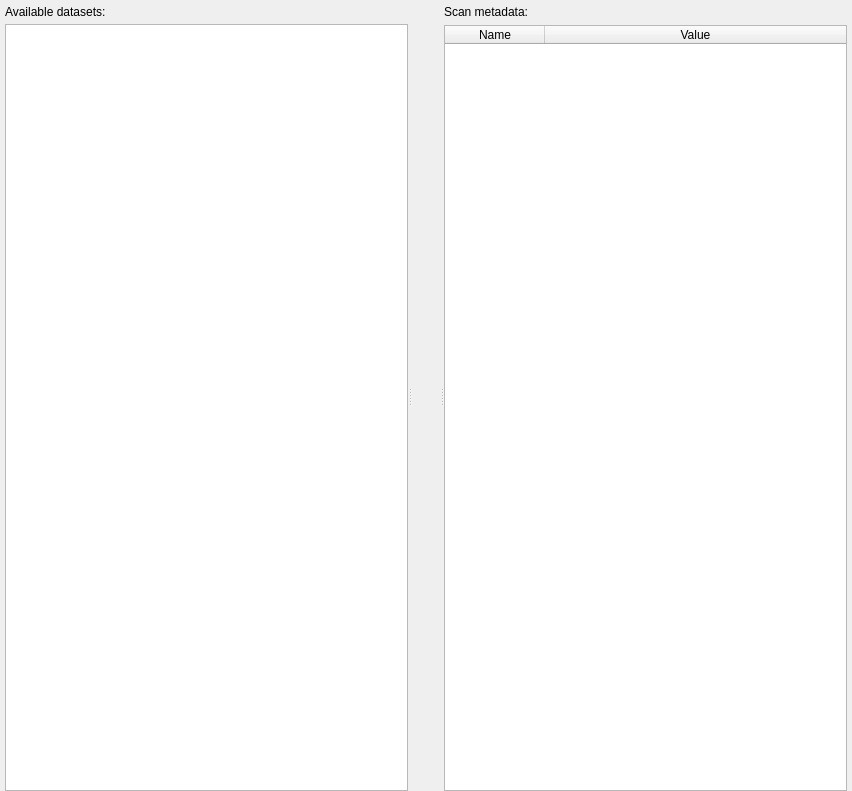
<?xml version="1.0" encoding="UTF-8"?>
<ui version="4.0">
 <class>TableWindow</class>
 <widget class="QWidget" name="TableWindow">
  <property name="geometry">
   <rect>
    <x>0</x>
    <y>0</y>
    <width>852</width>
    <height>791</height>
   </rect>
  </property>
  <property name="windowTitle">
   <string>Scans</string>
  </property>
  <property name="windowIcon">
   <iconset resource="../../../../resources/nicos-gui.qrc">
    <normaloff>:/plotter</normaloff>:/plotter</iconset>
  </property>
  <layout class="QVBoxLayout" name="verticalLayout_3">
   <property name="margin">
    <number>0</number>
   </property>
   <item>
    <widget class="QSplitter" name="splitter">
     <property name="orientation">
      <enum>Qt::Horizontal</enum>
     </property>
     <widget class="QWidget" name="verticalLayoutWidget">
      <layout class="QVBoxLayout" name="verticalLayout">
       <property name="spacing">
        <number>5</number>
       </property>
       <property name="leftMargin">
        <number>5</number>
       </property>
       <property name="topMargin">
        <number>5</number>
       </property>
       <property name="rightMargin">
        <number>0</number>
       </property>
       <property name="bottomMargin">
        <number>0</number>
       </property>
       <item>
        <widget class="QLabel" name="label">
         <property name="sizePolicy">
          <sizepolicy hsizetype="Preferred" vsizetype="Preferred">
           <horstretch>0</horstretch>
           <verstretch>0</verstretch>
          </sizepolicy>
         </property>
         <property name="text">
          <string>Available datasets:</string>
         </property>
        </widget>
       </item>
       <item>
        <widget class="QListWidget" name="datasetList">
         <property name="enabled">
          <bool>true</bool>
         </property>
         <property name="sizePolicy">
          <sizepolicy hsizetype="Expanding" vsizetype="Expanding">
           <horstretch>0</horstretch>
           <verstretch>0</verstretch>
          </sizepolicy>
         </property>
        </widget>
       </item>
      </layout>
     </widget>
     <widget class="QFrame" name="plotFrame">
      <property name="sizePolicy">
       <sizepolicy hsizetype="Maximum" vsizetype="Expanding">
        <horstretch>0</horstretch>
        <verstretch>0</verstretch>
       </sizepolicy>
      </property>
      <layout class="QVBoxLayout" name="verticalLayout_4">
       <item>
        <layout class="QVBoxLayout" name="plotLayout"/>
       </item>
      </layout>
     </widget>
     <widget class="QWidget" name="layoutWidget">
      <layout class="QVBoxLayout" name="verticalLayout_2">
       <property name="topMargin">
        <number>5</number>
       </property>
       <property name="rightMargin">
        <number>5</number>
       </property>
       <item>
        <widget class="QLabel" name="label_2">
         <property name="text">
          <string>Scan metadata:</string>
         </property>
        </widget>
       </item>
       <item>
        <widget class="QTableWidget" name="metaTable">
         <property name="editTriggers">
          <set>QAbstractItemView::NoEditTriggers</set>
         </property>
         <property name="showDropIndicator" stdset="0">
          <bool>false</bool>
         </property>
         <property name="alternatingRowColors">
          <bool>true</bool>
         </property>
         <property name="wordWrap">
          <bool>false</bool>
         </property>
         <attribute name="horizontalHeaderStretchLastSection">
          <bool>true</bool>
         </attribute>
         <attribute name="verticalHeaderVisible">
          <bool>false</bool>
         </attribute>
         <column>
          <property name="text">
           <string>Name</string>
          </property>
         </column>
         <column>
          <property name="text">
           <string>Value</string>
          </property>
         </column>
        </widget>
       </item>
      </layout>
     </widget>
    </widget>
   </item>
  </layout>
  <action name="actionPrint">
   <property name="icon">
    <iconset resource="../../../../resources/nicos-gui.qrc">
     <normaloff>:/print</normaloff>:/print</iconset>
   </property>
   <property name="text">
    <string>&amp;Print...</string>
   </property>
   <property name="shortcut">
    <string>Ctrl+P</string>
   </property>
  </action>
  <action name="actionClose">
   <property name="icon">
    <iconset resource="../../../../resources/nicos-gui.qrc">
     <normaloff>:/quit</normaloff>:/quit</iconset>
   </property>
   <property name="text">
    <string>&amp;Close window</string>
   </property>
   <property name="shortcut">
    <string>Ctrl+Q</string>
   </property>
  </action>
  <action name="actionUnzoom">
   <property name="icon">
    <iconset resource="../../../../resources/nicos-gui.qrc">
     <normaloff>:/viewfull</normaloff>:/viewfull</iconset>
   </property>
   <property name="text">
    <string>&amp;Unzoom</string>
   </property>
  </action>
  <action name="actionSavePlot">
   <property name="icon">
    <iconset resource="../../../../resources/nicos-gui.qrc">
     <normaloff>:/save</normaloff>:/save</iconset>
   </property>
   <property name="text">
    <string>&amp;Save plot</string>
   </property>
   <property name="toolTip">
    <string>Save plot in portable format</string>
   </property>
  </action>
  <action name="actionLogScale">
   <property name="checkable">
    <bool>true</bool>
   </property>
   <property name="text">
    <string>&amp;Logarithmic Y scale</string>
   </property>
   <property name="iconText">
    <string>Log Scale</string>
   </property>
   <property name="shortcut">
    <string>Ctrl+L</string>
   </property>
  </action>
  <action name="actionClosePlot">
   <property name="text">
    <string>Close plot</string>
   </property>
   <property name="iconText">
    <string>Close</string>
   </property>
  </action>
  <action name="actionNormalized">
   <property name="checkable">
    <bool>true</bool>
   </property>
   <property name="text">
    <string>&amp;Normalized</string>
   </property>
   <property name="iconText">
    <string>Normalized</string>
   </property>
  </action>
  <action name="actionFitPeak">
   <property name="checkable">
    <bool>true</bool>
   </property>
   <property name="text">
    <string>Fit &amp;Gaussian peak</string>
   </property>
   <property name="iconText">
    <string>Peak fit</string>
   </property>
  </action>
  <action name="actionLegend">
   <property name="checkable">
    <bool>true</bool>
   </property>
   <property name="text">
    <string>L&amp;egend</string>
   </property>
  </action>
  <action name="actionCombine">
   <property name="text">
    <string>&amp;Combine</string>
   </property>
  </action>
  <action name="actionDeletePlot">
   <property name="text">
    <string>Delete plot</string>
   </property>
   <property name="iconText">
    <string>Delete</string>
   </property>
  </action>
  <action name="actionFitTc">
   <property name="checkable">
    <bool>true</bool>
   </property>
   <property name="text">
    <string>Fit &amp;Tc</string>
   </property>
   <property name="iconText">
    <string>Fit Tc</string>
   </property>
  </action>
  <action name="actionFitPeakPV">
   <property name="checkable">
    <bool>true</bool>
   </property>
   <property name="text">
    <string>Fit Pseudo-Voigt Peak</string>
   </property>
   <property name="iconText">
    <string>Peak fit (PV)</string>
   </property>
   <property name="toolTip">
    <string>Fit Pseudo-Voigt Peak</string>
   </property>
  </action>
  <action name="actionResetPlot">
   <property name="text">
    <string>Reset</string>
   </property>
  </action>
  <action name="actionFitPeakPVII">
   <property name="checkable">
    <bool>true</bool>
   </property>
   <property name="text">
    <string>Fit Pearson VII Peak</string>
   </property>
   <property name="iconText">
    <string>Peak fit (PVII)</string>
   </property>
   <property name="toolTip">
    <string>Fit Pearson VII Peak</string>
   </property>
  </action>
  <action name="actionAttachElog">
   <property name="text">
    <string>Attach to electronic log</string>
   </property>
  </action>
  <action name="actionFitArby">
   <property name="text">
    <string>Fit arbitrary function...</string>
   </property>
  </action>
  <action name="actionShowAllCurves">
   <property name="checkable">
    <bool>true</bool>
   </property>
   <property name="text">
    <string>Show time/monitor</string>
   </property>
  </action>
  <action name="actionModifyData">
   <property name="text">
    <string>Modify data</string>
   </property>
  </action>
  <action name="actionAutoScale">
   <property name="checkable">
    <bool>true</bool>
   </property>
   <property name="text">
    <string>Auto scale</string>
   </property>
   <property name="toolTip">
    <string>autoscale: growing window</string>
   </property>
  </action>
  <action name="actionXAxis">
   <property name="text">
    <string>&amp;X axis</string>
   </property>
  </action>
  <action name="actionScaleX">
   <property name="checkable">
    <bool>true</bool>
   </property>
   <property name="text">
    <string>X</string>
   </property>
   <property name="toolTip">
    <string>Automatic scaling in x direction</string>
   </property>
  </action>
  <action name="actionScaleY">
   <property name="checkable">
    <bool>true</bool>
   </property>
   <property name="text">
    <string>Y</string>
   </property>
   <property name="toolTip">
    <string>Automatic scaling in y direction</string>
   </property>
  </action>
  <action name="actionFitCosine">
   <property name="checkable">
    <bool>true</bool>
   </property>
   <property name="text">
    <string>Fit cosine</string>
   </property>
   <property name="iconText">
    <string>Peak fit (PV)</string>
   </property>
   <property name="toolTip">
    <string>Fit Cosine function</string>
   </property>
  </action>
  <action name="actionFitSigmoid">
   <property name="checkable">
    <bool>true</bool>
   </property>
   <property name="text">
    <string>Fit &amp;Sigmoid</string>
   </property>
   <property name="iconText">
    <string>Fit Sigmoid</string>
   </property>
   <property name="toolTip">
    <string>Fit Sigmoid function</string>
   </property>
  </action>
 </widget>
 <resources>
  <include location="../../../../resources/nicos-gui.qrc"/>
 </resources>
 <connections>
  <connection>
   <sender>actionClose</sender>
   <signal>triggered()</signal>
   <receiver>TableWindow</receiver>
   <slot>close()</slot>
   <hints>
    <hint type="sourcelabel">
     <x>-1</x>
     <y>-1</y>
    </hint>
    <hint type="destinationlabel">
     <x>321</x>
     <y>230</y>
    </hint>
   </hints>
  </connection>
 </connections>
</ui>
